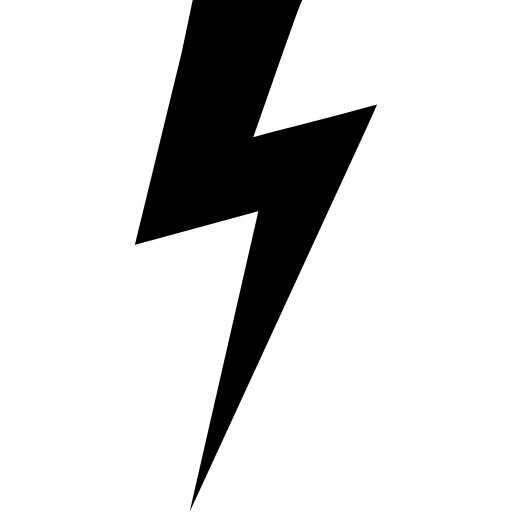
#> input picture Eigg/oldEigg/spark.png, 512 x 512 px, found by its file name
$ jupyter execute --allow-errors MarkerCreation.ipynb
#> lines starting #> are read from the running program, lines starting #| are printed output that depends on the picture
# Changing PNG color

[cell 1]
from PIL import Image
import os

# [36 lines left out: function newMarker, not called in this run]

[cell 2]
from collections import Counter

def includeTransparency(color, imageIndex):
    image = Image.open('spark.png')
    pixelMap = image.load()
    newImg = Image.new('RGBA', image.size, (0, 0, 0, 0))
    pixelsNew = newImg.load()
    width,height = newImg.size

    h = color.lstrip('#')
    color = tuple(int(h[i:i+2], 16) for i in (0, 2, 4))
    color = color + (255,)

    for i in range(width):
        for j in range(height):
            if pixelMap[i,j] == 0:
                pixelsNew[i,j] = (255,255,255,255)
            else:
                pixelsNew[i,j] = color
            # [9 lines of commented-out code are left out]
    newImg.save( r"C:\Users\davie\Desktop\Masters\Dissertation\Code\SpeciesPlot\SpeciesPlot\Eigg\markertmp.png", 'png')

    img = Image.open('markertmp.png')
    img = img.convert("RGBA")
    datas = img.getdata()

    newData = []
    for item in datas:
        if item[0] == 255 and item[1] == 255 and item[2] == 255:
            newData.append((255, 255, 255, 0))
        else:
            newData.append(item)

    img.putdata(newData)
    img.save("marker"+str(imageIndex)+".png", "PNG")
    os.remove("markertmp.png")

[cell 3]
def generateNMarkers(n):
    buildArray = []
    jump = int(14777216 / n)
    offset = 2000000
    for i in range(0, n):
        hexidec = '#{0:06x}'.format(int(i * jump))
        buildArray.append(hexidec)

    return buildArray

#includeTransparency("#E74C3C", 0)

[cell 4]
from PIL import Image
import os
import math

# [28 lines left out: function redToBlue, not called in this run]

[cell 5]
# [5 lines left out: function generateColorMapMarkers, not called in this run]

def generateColorMapWTransparency(n):
    colorMap = generateNMarkers(n)

    for k,i in enumerate(colorMap):
        includeTransparency(i, k)
#> in includeTransparency, image is the input picture: PIL image 512x512 P; mean R, G, B, A 213.1, 213.1, 213.1, 41.1
#> in includeTransparency, `newImg = Image.new('RGBA', image.size, (0, 0, 0, 0))`: newImg: PIL image 512x512 RGBA; every value is 0
#> in includeTransparency, `newImg.save( r"C:\Users\davie\Desktop\Masters\Dissertation\Code\Specie..`:
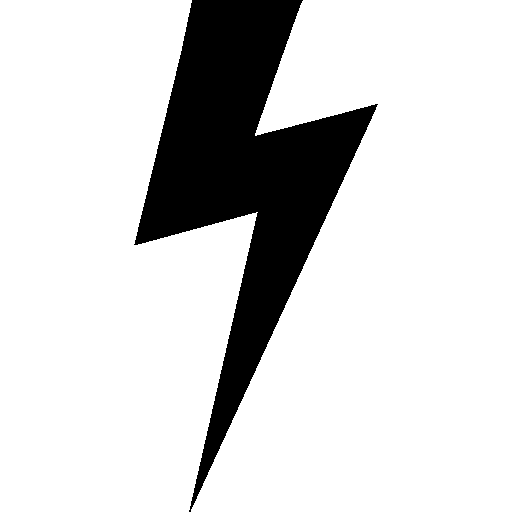
#> saved as markertmp.png: PIL image 512x512 RGBA; mean R, G, B, A 213.1, 213.1, 213.1, 255

#> (the rest of this cell did not finish here and is left out)

[cell 6]
from PIL import Image
from PIL import ImageDraw
image = Image.new('RGBA', (200, 200))
#> image: PIL image 200x200 RGBA; every value is 0

draw = ImageDraw.Draw(image)
draw.ellipse((10, 10, 195, 195), fill = '#5B2C6F', outline ='#5B2C6F')
draw.ellipse((25, 25, 180, 180), fill = '#AF7AC5', outline ='#AF7AC5')

image.save("bino"+".png", "PNG")
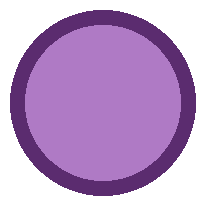
#> saved as bino.png: PIL image 200x200 RGBA; mean R, G, B, A 101.9, 67.1, 116.4, 173; transparent parts drawn white
